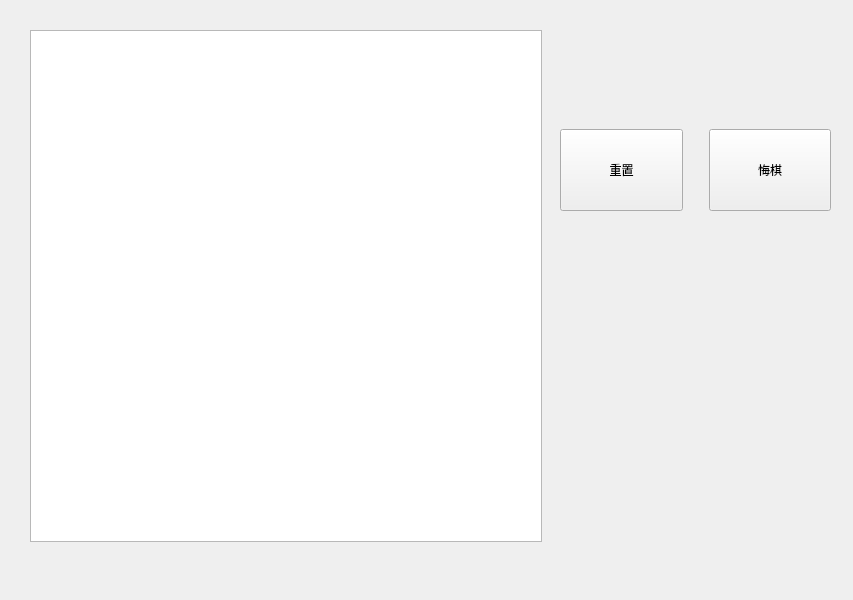
<?xml version="1.0" encoding="UTF-8"?>
<ui version="4.0">
 <class>Widget</class>
 <widget class="QWidget" name="Widget">
  <property name="geometry">
   <rect>
    <x>0</x>
    <y>0</y>
    <width>853</width>
    <height>600</height>
   </rect>
  </property>
  <property name="windowTitle">
   <string>Widget</string>
  </property>
  <widget class="QGraphicsView" name="chessboard">
   <property name="geometry">
    <rect>
     <x>30</x>
     <y>30</y>
     <width>512</width>
     <height>512</height>
    </rect>
   </property>
  </widget>
  <widget class="QWidget" name="">
   <property name="geometry">
    <rect>
     <x>560</x>
     <y>30</y>
     <width>271</width>
     <height>181</height>
    </rect>
   </property>
   <layout class="QVBoxLayout" name="verticalLayout">
    <item>
     <widget class="QLabel" name="chess_text">
      <property name="text">
       <string>&lt;html&gt;&lt;head/&gt;&lt;body&gt;&lt;p&gt;&lt;span style=&quot; font-size:14pt; color:#ffffff;&quot;&gt;&lt;br/&gt;&lt;/span&gt;&lt;/p&gt;&lt;/body&gt;&lt;/html&gt;</string>
      </property>
     </widget>
    </item>
    <item>
     <spacer name="horizontalSpacer">
      <property name="orientation">
       <enum>Qt::Orientation::Horizontal</enum>
      </property>
      <property name="sizeHint" stdset="0">
       <size>
        <width>40</width>
        <height>10</height>
       </size>
      </property>
     </spacer>
    </item>
    <item>
     <layout class="QHBoxLayout" name="horizontalLayout">
      <item>
       <widget class="QPushButton" name="reset">
        <property name="sizePolicy">
         <sizepolicy hsizetype="Preferred" vsizetype="Preferred">
          <horstretch>0</horstretch>
          <verstretch>0</verstretch>
         </sizepolicy>
        </property>
        <property name="text">
         <string>重置</string>
        </property>
       </widget>
      </item>
      <item>
       <spacer name="verticalSpacer">
        <property name="orientation">
         <enum>Qt::Orientation::Vertical</enum>
        </property>
        <property name="sizeType">
         <enum>QSizePolicy::Policy::Preferred</enum>
        </property>
        <property name="sizeHint" stdset="0">
         <size>
          <width>20</width>
          <height>40</height>
         </size>
        </property>
       </spacer>
      </item>
      <item>
       <widget class="QPushButton" name="back">
        <property name="sizePolicy">
         <sizepolicy hsizetype="Preferred" vsizetype="Preferred">
          <horstretch>0</horstretch>
          <verstretch>0</verstretch>
         </sizepolicy>
        </property>
        <property name="text">
         <string>悔棋</string>
        </property>
       </widget>
      </item>
     </layout>
    </item>
   </layout>
  </widget>
 </widget>
 <resources/>
 <connections/>
</ui>
